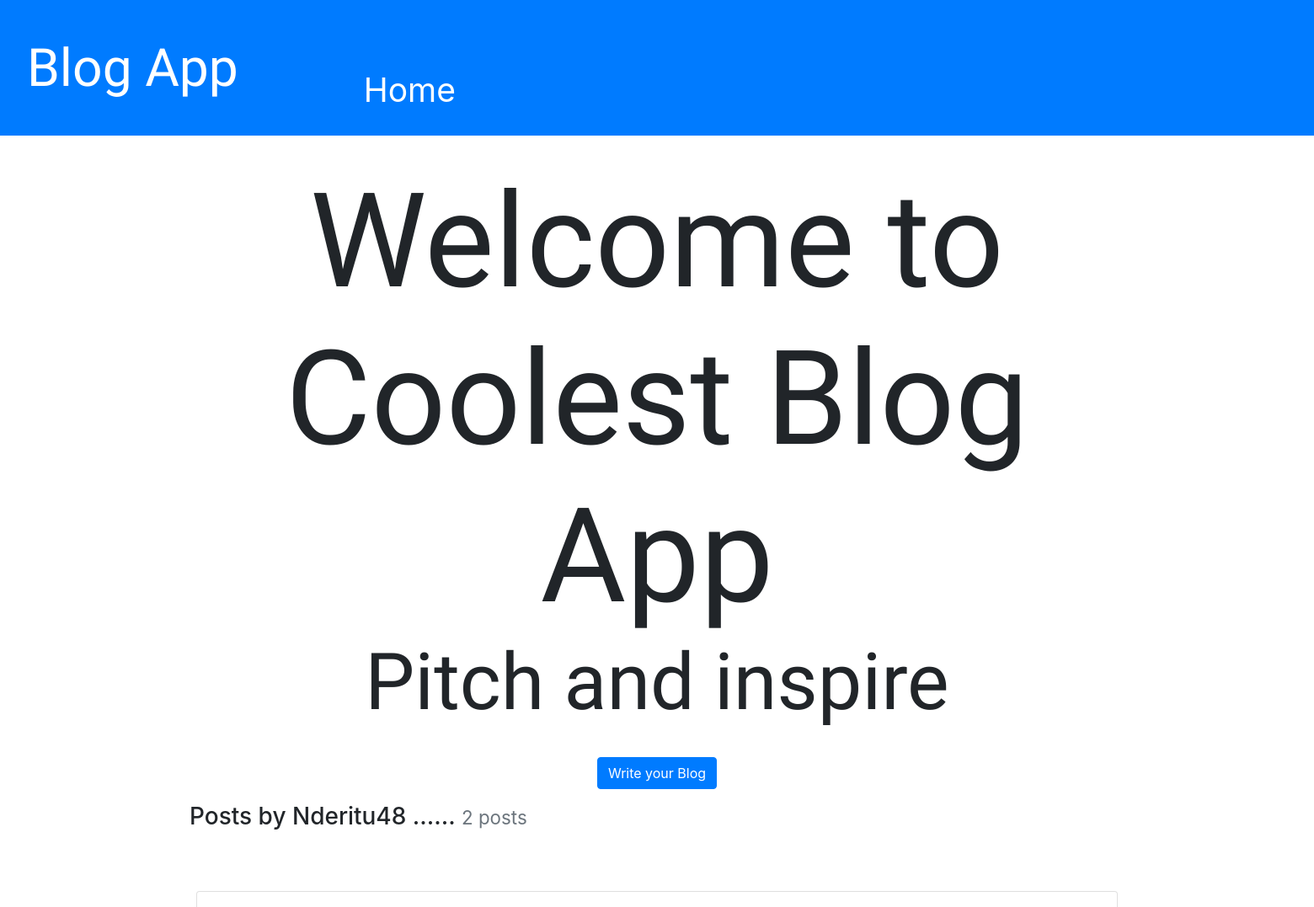
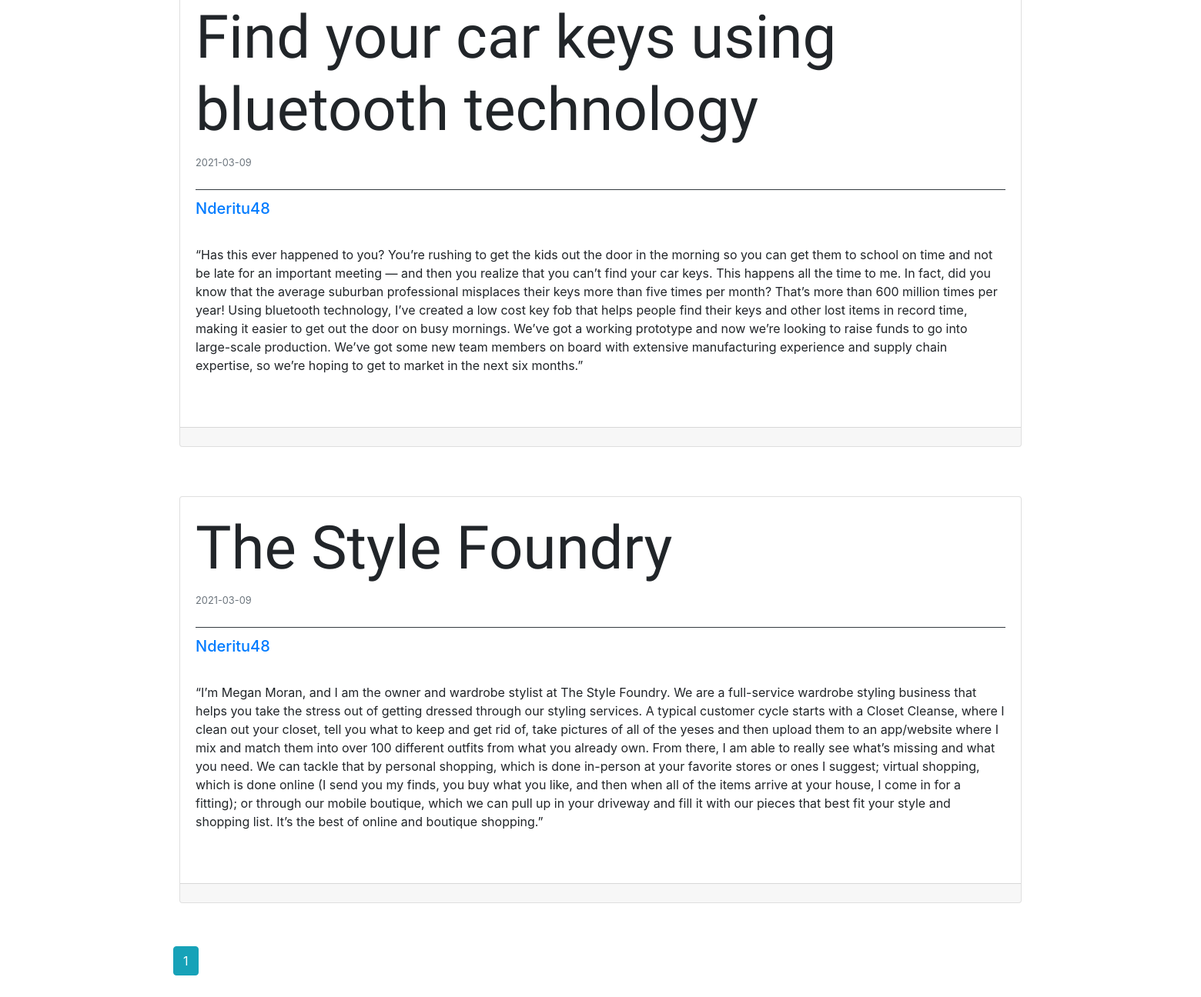
The app's page /user/Nderitu48 with its own data (2 pictures, top to bottom).
### app/models.py (models this page shows, shortened)
class User( UserMixin ,db.Model):
    id = db.Column(db.Integer, primary_key = True)
    username = db.Column(db.String(30), index = True, unique = True)
    email = db.Column(db.String(150), index = True, unique =True)
    image_file = db.Column(db.String(30), index = True, default = 'default.jpeg')
    password = db.Column(db.String(60))
    posts = db.relationship('Post', backref='author', lazy='dynamic')

class Post(db.Model):
    id = db.Column(db.Integer, primary_key = True)
    title = db.Column(db.String(140))
    content = db.Column(db.Text)
    date_posted = db.Column(db.DateTime, default = datetime.utcnow )
    user_id = db.Column(db.Integer, db.ForeignKey('user.id'))

### app/views.py (the view)
@app.route('/user/<string:username>')
def user_posts(username):
    page = request.args.get('page', 1, type=int)
    user = User.query.filter_by(username = username).first_or_404()
    posts = Post.query.filter_by(author = user).order_by(Post.date_posted.desc())\
             .paginate(page = page, per_page=2)
    return render_template('user_post.html', posts = posts, user = user)

### app/templates/user_post.html (shortened to what this page needs)
{% extends 'base.html' %}
{% block content %}
<div class="container-fluid">
    <div class="container">
        <h1 class=" text-center p-2" style=" font-size: 10vmin; font-family: 'Akaya Telivigala', cursive;">
            Welcome to Coolest Blog App
            <br>
            <p style="font-size: 6vmin;">Pitch and inspire</p>
        </h1>
        <p style=" text-align: center; ">
            <a class= "btn btn-primary" href="{{ url_for('new_post') }}">Write your Blog </a>
            <h3>
                Posts by {{ user.username }} ...... <small class="text-muted">{{ posts.total }} posts</small>
            </h3>
        </p>
        <br>
        <br>
        {% for post in posts.items %}
        <div class="card m-2 border-0 ">
            <div class="card">
              <div class="card-body">
                <div class="card-title border-bottom border-bottom-1 border-dark "  >
                   <h5 style="font-family: 'Akaya Telivigala', cursive; font-size: 5vmin;">  {{post.title}}  </h5>
                    <small class="text-muted text-right">{{post.date_posted.strftime('%Y-%m-%d')}}</small> <br> <br>
                </div>
                <a href="#">
                    <h5 class="card-title " >{{ post.author.username }}</h5>
                </a> <br>
                <p class="card-text"> {{ post.content }} </p>
              </div>
              <br><br>
              <div class="card-footer">
              </div>
            </div>
        </div>
        <br><br>
        {% endfor %}
        {% for page_num in posts.iter_pages(left_edge=1, right_edge=1, left_current=1, right_current=2,) %}
            {% if page_num %}
                {% if page_num == posts.page ==page_num %}
                <a href=" {{ url_for('user_posts', username = user.username, page= page_num) }} " class="btn btn-info"> {{ page_num }} </a>
                {% else %}
                <a href=" {{ url_for('user_posts', username = user.username, page= page_num) }} " class="btn btn-outline-info"> {{ page_num }} </a>
                {% endif %}
            {% else %}
            ....
            {% endif %}
        {% endfor %}
        <br><br><br>
    </div>
</div>
{% endblock %}

### records on screen
User: username "Nderitu48"
Post: title "Find your car keys using bluetooth technology", date_posted "2021-03-09", author.username "Nderitu48", content "“Has this ever happened to you? You’re rushing to get the kids out the door in the morning so you can get them to school on time and not be late for an important meeting — and then you realize that you can’t find your car keys. This happens all the time to me. In fact, did you know that the average suburban professional misplaces their keys more than five times per month? That’s more than 600 million times per year! Using bluetooth technology, I’ve created a low cost key fob that helps people find their keys and other lost items in record time, making it easier to get out the door on busy mornings. We’ve got a working prototype and now we’re looking to raise funds to go into large-scale…"
Post: title "The Style Foundry", date_posted "2021-03-09", author.username "Nderitu48", content "“I’m Megan Moran, and I am the owner and wardrobe stylist at The Style Foundry. We are a full-service wardrobe styling business that helps you take the stress out of getting dressed through our styling services. A typical customer cycle starts with a Closet Cleanse, where I clean out your closet, tell you what to keep and get rid of, take pictures of all of the yeses and then upload them to an app/website where I mix and match them into over 100 different outfits from what you already own. From there, I am able to really see what’s missing and what you need. We can tackle that by personal shopping, which is done in-person at your favorite stores or ones I suggest; virtual shopping, which is…"

### other values on screen
{{ posts.total }} "2"
{{ page_num }} "1"
